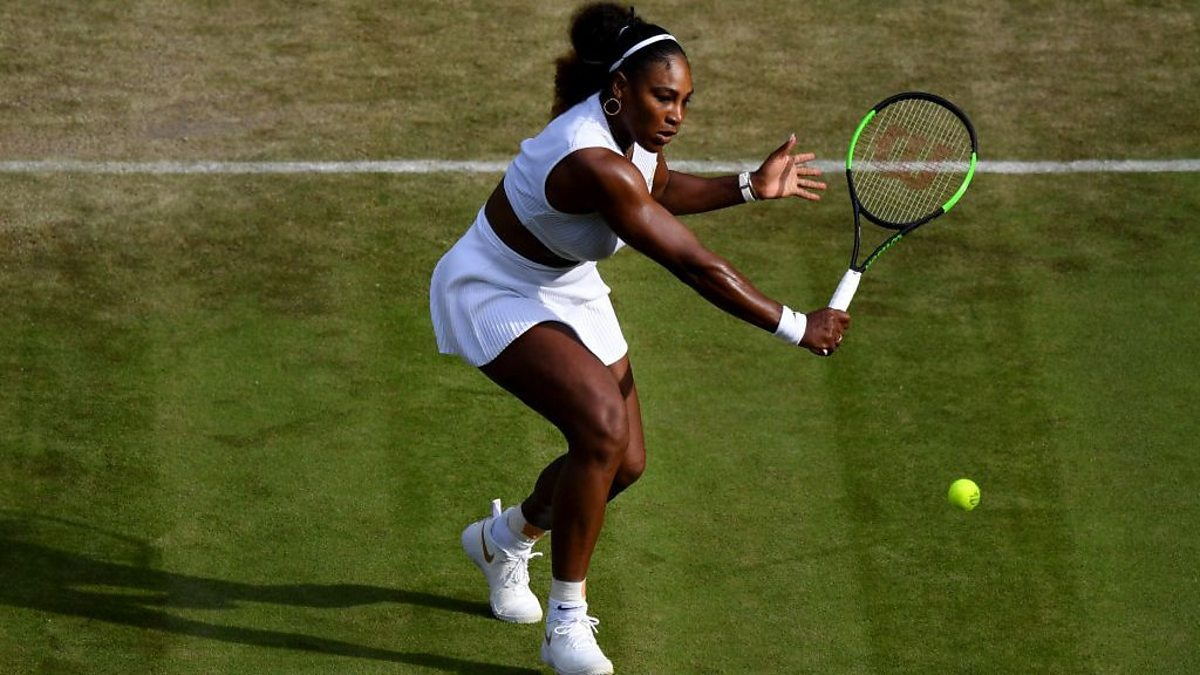
#> input picture img/Sw.jpg, 1200 x 675 px, given in place of AM.mov, which was not available
$ python ball_detection_and_tracking.py
#> lines starting #> are read from the running program, lines starting #| are printed output that depends on the picture; after the words box and inside, x2 and y2 are one past the last pixel; in counts of white or black regions, pixels touching at a corner belong together; pictures that were not available may be replaced by others from this repository, and a replacement may not be noted
import numpy as np
import cv2 as cv
import imutils

cap = cv.VideoCapture('AM.mov', cv.IMREAD_GRAYSCALE)
ret, frame1 = cap.read()
#> frame1 is the input picture: shape (675, 1200, 3); mean B, G, R 42.5, 86.8, 84.5
ret, frame2 = cap.read()

while cap.isOpened():
    greenLower = np.array([21, 90, 130])
    greenUpper = np.array([35, 255, 255])

    gaussBlur = cv.GaussianBlur(frame1, (11, 11), 0)
    hsv = cv.cvtColor(gaussBlur, cv.COLOR_BGR2HSV)
#> hsv: shape (675, 1200, 3); mean H, S, V 34.8, 154.2, 92.3
    # construct a mask for the color "green", then perform
    # a series of dilations and erosions to remove any small
    # blobs left in the mask
    mask = cv.inRange(hsv, greenLower, greenUpper)
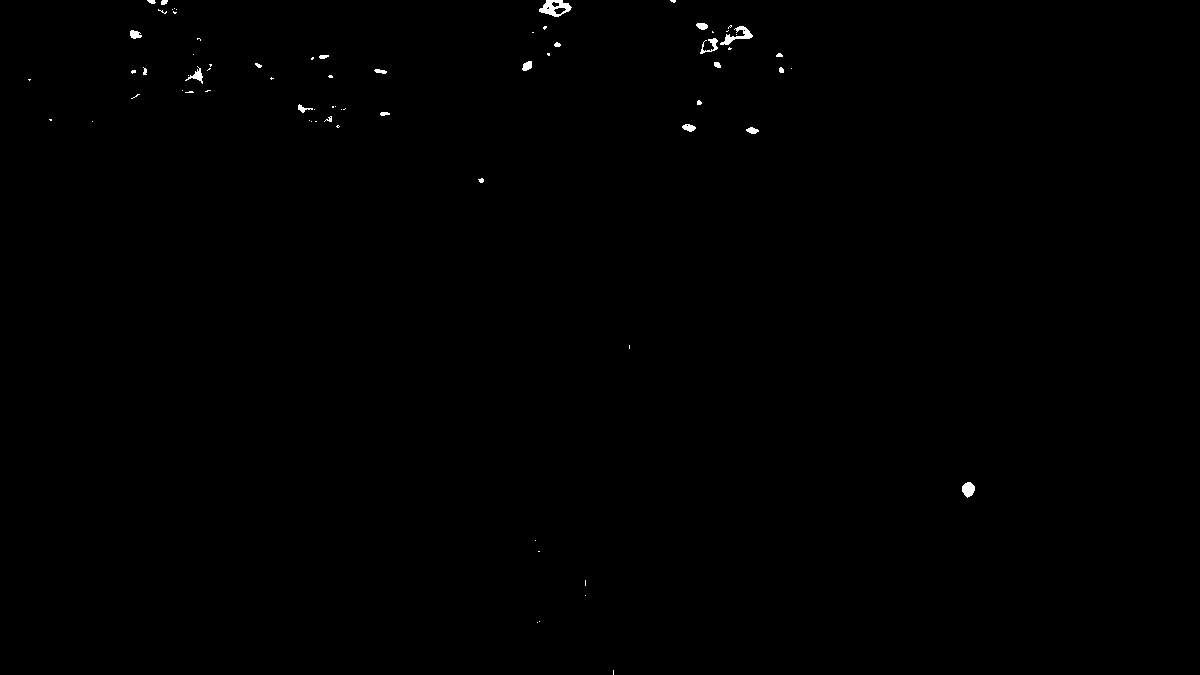
#> mask: shape (675, 1200); 0.23% white; 73 white regions (48 under 20 px), largest, box (x1, y1, x2, y2) and area: (539, 0, 572, 17) 304, (720, 26, 753, 45) 222, (962, 482, 975, 498) 149
    mask = cv.erode(mask, None, iterations=2)
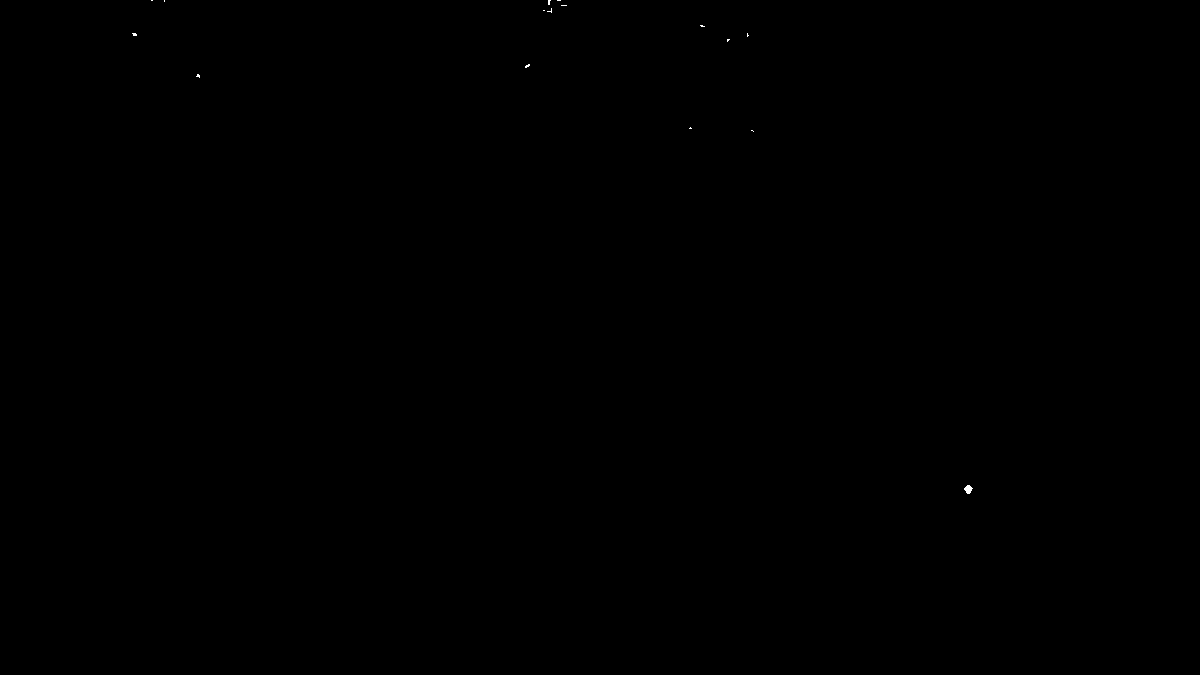
#> mask: shape (675, 1200); 0.02% white in thin lines or dots, all inside (x1, y1, x2, y2) = (132, 0, 973, 494)
    mask = cv.dilate(mask, None, iterations=2)
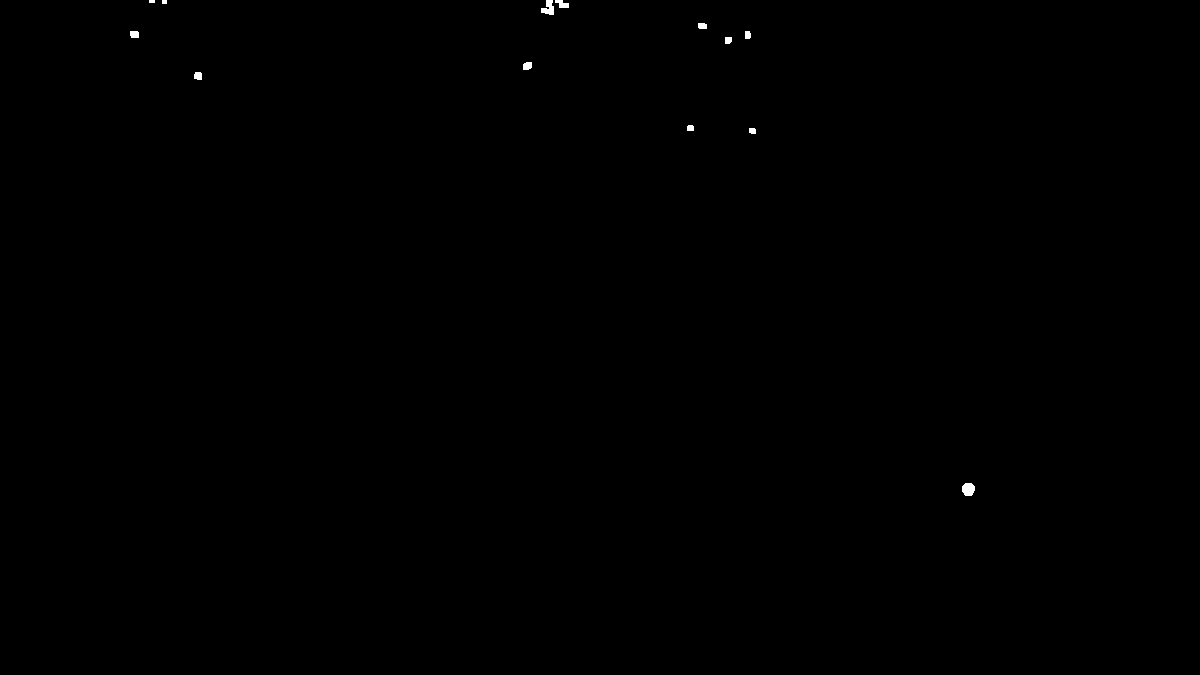
#> mask: shape (675, 1200); 0.1% white; 13 white regions (1 under 20 px)

    cnts = cv.findContours(mask.copy(), cv.RETR_EXTERNAL,
                           cv.CHAIN_APPROX_SIMPLE)
#> cnts = 13 contours, 2 with area under 20; largest, box (x1, y1, x2, y2) and area: (962, 483, 975, 496) 121, (541, 0, 554, 15) 100, (555, 0, 569, 8) 54, (523, 62, 532, 70) 50, (130, 31, 139, 38) 46
    cnts = imutils.grab_contours(cnts)
    center = None
    # only proceed if at least one contour was found
    if len(cnts) > 0:
        # find the largest contour in the mask, then use
        # it to compute the minimum enclosing circle and
        # centroid
        c = max(cnts, key=cv.contourArea)
#> c = contour of 14 points, box (x1, y1, x2, y2) (962, 483, 975, 496), area 121
        ((x, y), radius) = cv.minEnclosingCircle(c)
#> x = 968; y = 489; radius = 6.71
        M = cv.moments(c)
#> M = moments, m00 121, centre m10/m00, m01/m00 = (968, 488.9)
        center = (int(M["m10"] / M["m00"]), int(M["m01"] / M["m00"]))
#> center = (967, 488)
        # only proceed if the radius meets a minimum size
        if radius > 10:
            # draw the circle and centroid on the frame,
            # then update the list of tracked points
            cv.circle(frame1, (int(x), int(y)), int(radius),
                      (0, 255, 255), 2)
            cv.circle(frame1, center, 5, (0, 0, 255), -1)

    cv.imshow("feed", frame1)
    frame1 = frame2
    ret, frame2 = cap.read()

    if cv.waitKey(40) == 27:
#> (key Esc is pressed here)
        break

#cv.imshow("feed", frame1)
cv.destroyAllWindows()
cap.release()
